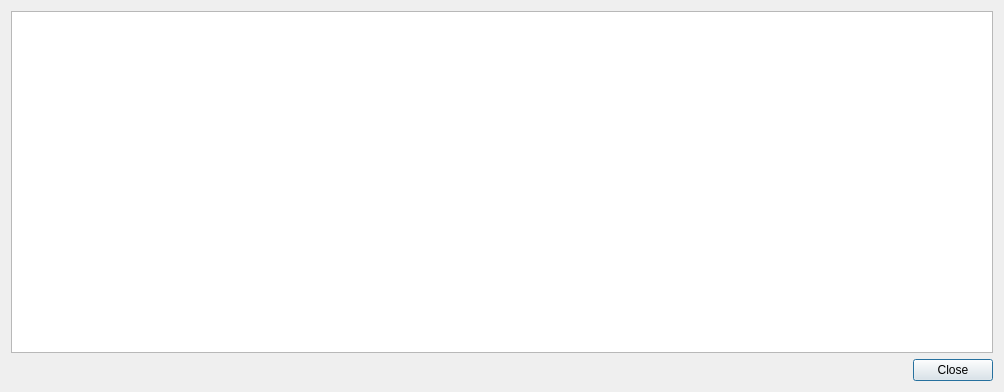
<?xml version="1.0" encoding="UTF-8"?>
<ui version="4.0">
 <class>BreakpointInfoWindow</class>
 <widget class="QDialog" name="BreakpointInfoWindow">
  <property name="geometry">
   <rect>
    <x>0</x>
    <y>0</y>
    <width>1004</width>
    <height>392</height>
   </rect>
  </property>
  <property name="windowTitle">
   <string>Breakpoint Information</string>
  </property>
  <property name="windowIcon">
   <iconset>
    <normaloff>icon/icon.ico</normaloff>icon/icon.ico</iconset>
  </property>
  <layout class="QVBoxLayout" name="verticalLayout">
   <item>
    <widget class="QTextEdit" name="textEdit_Breakpoint_info">
     <property name="enabled">
      <bool>true</bool>
     </property>
     <property name="readOnly">
      <bool>true</bool>
     </property>
    </widget>
   </item>
   <item>
    <layout class="QHBoxLayout" name="horizontalLayout">
     <item>
      <spacer name="horizontalSpacer">
       <property name="orientation">
        <enum>Qt::Horizontal</enum>
       </property>
       <property name="sizeHint" stdset="0">
        <size>
         <width>40</width>
         <height>20</height>
        </size>
       </property>
      </spacer>
     </item>
     <item>
      <widget class="QPushButton" name="pushButton_Close">
       <property name="text">
        <string>Close</string>
       </property>
      </widget>
     </item>
    </layout>
   </item>
  </layout>
 </widget>
 <resources/>
 <connections/>
</ui>
